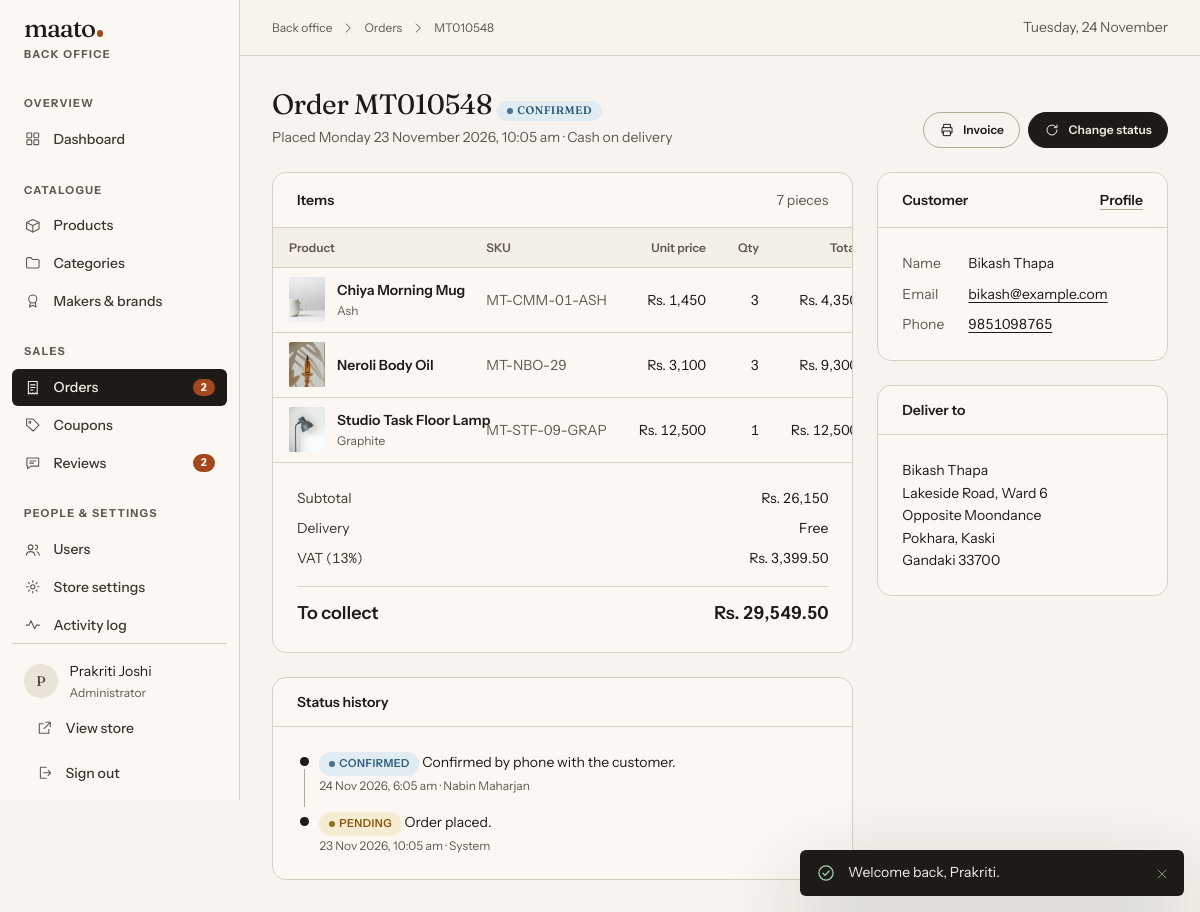
/suman-ecom/admin/orders/44 (signed in), run on the app's committed database.
### tables this page shows
CREATE TABLE users (
    id            INT UNSIGNED     NOT NULL AUTO_INCREMENT,
    role_id       TINYINT UNSIGNED NOT NULL,
    name          VARCHAR(120)     NOT NULL,
    email         VARCHAR(190)     NOT NULL,
    phone         VARCHAR(20)      NULL,
    password_hash VARCHAR(255)     NOT NULL,
    avatar_path   VARCHAR(255)     NULL,
    is_blocked    TINYINT(1)       NOT NULL DEFAULT 0,
    last_login_at DATETIME         NULL,
    created_at    DATETIME         NOT NULL DEFAULT CURRENT_TIMESTAMP,
    updated_at    DATETIME         NOT NULL DEFAULT CURRENT_TIMESTAMP ON UPDATE CURRENT_TIMESTAMP,
    PRIMARY KEY (id),
    UNIQUE KEY uq_users_email (email),
    KEY idx_users_role (role_id),
    KEY idx_users_created (created_at),
    CONSTRAINT fk_users_role FOREIGN KEY (role_id) REFERENCES roles (id) ON UPDATE CASCADE
);

CREATE TABLE roles (
    id          TINYINT UNSIGNED NOT NULL AUTO_INCREMENT,
    slug        VARCHAR(20)  NOT NULL,
    name        VARCHAR(50)  NOT NULL,
    description VARCHAR(255) NULL,
    PRIMARY KEY (id),
    UNIQUE KEY uq_roles_slug (slug)
);

CREATE TABLE orders (
    id               INT UNSIGNED  NOT NULL AUTO_INCREMENT,
    order_number     VARCHAR(20)   NOT NULL,
    user_id          INT UNSIGNED  NOT NULL,
    status           ENUM('pending','confirmed','packed','shipped','delivered','cancelled') NOT NULL DEFAULT 'pending',
    payment_method   ENUM('cash_on_delivery','pay_on_pickup') NOT NULL,
    subtotal         DECIMAL(12,2) NOT NULL,
    discount_total   DECIMAL(12,2) NOT NULL DEFAULT 0,
    shipping_total   DECIMAL(12,2) NOT NULL DEFAULT 0,
    tax_rate         DECIMAL(5,2)  NOT NULL DEFAULT 0,
    tax_total        DECIMAL(12,2) NOT NULL DEFAULT 0,
    grand_total      DECIMAL(12,2) NOT NULL,
    currency         CHAR(3)       NOT NULL DEFAULT 'NPR',
    coupon_id        INT UNSIGNED  NULL,
    coupon_code      VARCHAR(30)   NULL,
     
    customer_name    VARCHAR(120)  NOT NULL,
    customer_email   VARCHAR(190)  NOT NULL,
    customer_phone   VARCHAR(20)   NULL,
    ship_recipient   VARCHAR(120)  NOT NULL,
    ship_phone       VARCHAR(20)   NOT NULL,
    ship_line1       VARCHAR(160)  NOT NULL,
    ship_line2       VARCHAR(160)  NULL,
    ship_city        VARCHAR(80)   NOT NULL,
    ship_district    VARCHAR(80)   NOT NULL,
    ship_province    VARCHAR(60)   NOT NULL,
    ship_postal_code VARCHAR(10)   NULL,
    note             VARCHAR(500)  NULL,
    cancelled_at     DATETIME      NULL,
    delivered_at     DATETIME      NULL,
    created_at       DATETIME      NOT NULL DEFAULT CURRENT_TIMESTAMP,
    updated_at       DATETIME      NOT NULL DEFAULT CURRENT_TIMESTAMP ON UPDATE CURRENT_TIMESTAMP,
    PRIMARY KEY (id),
    UNIQUE KEY uq_orders_number (order_number),
    KEY idx_orders_user (user_id, created_at),
    KEY idx_orders_status (status, created_at),
    KEY idx_orders_created (created_at),
    CONSTRAINT fk_orders_user FOREIGN KEY (user_id) REFERENCES users (id) ON DELETE RESTRICT,
    CONSTRAINT fk_orders_coupon FOREIGN KEY (coupon_id) REFERENCES coupons (id) ON DELETE SET NULL
);

CREATE TABLE order_items (
    id            INT UNSIGNED      NOT NULL AUTO_INCREMENT,
    order_id      INT UNSIGNED      NOT NULL,
    product_id    INT UNSIGNED      NULL,
    variant_id    INT UNSIGNED      NULL,
    product_name  VARCHAR(160)      NOT NULL,
    variant_label VARCHAR(90)       NULL,
    sku           VARCHAR(64)       NOT NULL,
    image_path    VARCHAR(255)      NULL,
    unit_price    DECIMAL(12,2)     NOT NULL,
    quantity      SMALLINT UNSIGNED NOT NULL,
    line_total    DECIMAL(12,2)     NOT NULL,
    PRIMARY KEY (id),
    KEY idx_order_items_order (order_id),
    KEY idx_order_items_product (product_id),
    KEY idx_order_items_variant (variant_id),
    CONSTRAINT fk_order_items_order FOREIGN KEY (order_id) REFERENCES orders (id) ON DELETE CASCADE,
    CONSTRAINT fk_order_items_product FOREIGN KEY (product_id) REFERENCES products (id) ON DELETE SET NULL,
    CONSTRAINT fk_order_items_variant FOREIGN KEY (variant_id) REFERENCES product_variants (id) ON DELETE SET NULL
);

CREATE TABLE order_status_history (
    id         INT UNSIGNED NOT NULL AUTO_INCREMENT,
    order_id   INT UNSIGNED NOT NULL,
    status     ENUM('pending','confirmed','packed','shipped','delivered','cancelled') NOT NULL,
    note       VARCHAR(500) NULL,
    changed_by INT UNSIGNED NULL,
    created_at DATETIME     NOT NULL DEFAULT CURRENT_TIMESTAMP,
    PRIMARY KEY (id),
    KEY idx_status_history_order (order_id, created_at),
    CONSTRAINT fk_status_history_order FOREIGN KEY (order_id) REFERENCES orders (id) ON DELETE CASCADE,
    CONSTRAINT fk_status_history_user FOREIGN KEY (changed_by) REFERENCES users (id) ON DELETE SET NULL
);

### app/Views/admin/orders/show.php (the view, shortened to what the rows shown need)
<div class="page-head">
  <div>
    <h1 class="h1">Order <?= e($order['order_number']) ?> <?php partial('partials/status-badge', ['status' => $order['status']]); ?></h1>
    <p>Placed <?= e(format_date($order['created_at'], 'l j F Y, g:i a')) ?> · <?= e(OrderStatus::PAYMENT_LABELS[$order['payment_method']]) ?></p>
  </div>
</div>
<div class="grid-2">
  <div class="stack-gap">
    <section class="a-card" aria-labelledby="items-title">
      <div class="a-card__head"><h2 id="items-title">Items</h2><span class="muted"><?= e(plural((int) array_sum(array_column($items, 'quantity')), 'piece')) ?></span></div>
      <div class="table-wrap">
        <table class="data-table">
          <thead><tr><th scope="col">Product</th><th scope="col">SKU</th><th scope="col" class="num">Unit price</th><th scope="col" class="num">Qty</th><th scope="col" class="num">Total</th></tr></thead>
          <tbody>
            <?php foreach ($items as $item): ?>
              <tr>
                <td>
                  <div class="cell-product">
                    <img src="<?= e(media($item['image_path'])) ?>" alt="" loading="lazy">
                    <span><?php if ($item['product_id'] && can('products.manage')): ?><a href="<?= e(route('admin.products.edit', ['id' => $item['product_id']])) ?>"><?= e($item['product_name']) ?></a><?php else: ?><?= e($item['product_name']) ?><?php endif; ?>
                    <?php if ($item['variant_label']): ?><span class="cell-sub"><?= e($item['variant_label']) ?></span><?php endif; ?></span>
                  </div>
                </td>
                <td class="muted"><?= e($item['sku']) ?></td>
                <td class="num"><?= e(money($item['unit_price'])) ?></td>
                <td class="num"><?= (int) $item['quantity'] ?></td>
                <td class="num"><?= e(money($item['line_total'])) ?></td>
              </tr>
            <?php endforeach; ?>
          </tbody>
        </table>
      </div>
      <div class="a-card__body">
        <dl class="totals">
          <div><dt>Subtotal</dt><dd><?= e(money($order['subtotal'])) ?></dd></div>
          <div><dt><?= e(setting('tax_label', 'VAT')) ?> (<?= e(rtrim(rtrim($order['tax_rate'], '0'), '.')) ?>%)</dt><dd><?= e(money($order['tax_total'])) ?></dd></div>
          <div class="totals__grand"><dt>To collect</dt><dd><?= e(money($order['grand_total'])) ?></dd></div>
        </dl>
      </div>
    </section>
    <section class="a-card" aria-labelledby="history-title">
      <div class="a-card__head"><h2 id="history-title">Status history</h2></div>
      <div class="a-card__body">
        <ol class="timeline-v">
          <?php foreach (array_reverse($history) as $h): ?>
            <li>
              <?php if ($h['note']): ?> <?= e($h['note']) ?><?php endif; ?>
              <small><?= e(format_date($h['created_at'], 'j M Y, g:i a')) ?> · <?= e($h['changed_by_name'] ?? 'System') ?></small>
            </li>
          <?php endforeach; ?>
        </ol>
      </div>
    </section>
  </div>
  <div class="stack-gap">
    <section class="a-card" aria-labelledby="customer-title">
      <div class="a-card__head"><h2 id="customer-title">Customer</h2><?php if (can('users.manage')): ?><a class="link-btn" href="<?= e(route('admin.users.show', ['id' => $order['user_id']])) ?>">Profile</a><?php endif; ?></div>
      <div class="a-card__body">
        <dl class="dl">
          <dt>Name</dt><dd><?= e($order['customer_name']) ?></dd>
          <dt>Email</dt><dd><a href="mailto:<?= e($order['customer_email']) ?>"><?= e($order['customer_email']) ?></a></dd>
          <dt>Phone</dt><dd><a href="tel:<?= e($order['ship_phone']) ?>"><?= e($order['ship_phone']) ?></a></dd>
        </dl>
      </div>
    </section>
    <section class="a-card" aria-labelledby="ship-title">
      <div class="a-card__head"><h2 id="ship-title"><?= $order['payment_method'] === 'pay_on_pickup' ? 'Collecting from studio' : 'Deliver to' ?></h2></div>
      <div class="a-card__body">
        <address class="small">
          <?= e($order['ship_recipient']) ?><br><?= e($order['ship_line1']) ?><br>
          <?php if ($order['ship_line2']): ?><?= e($order['ship_line2']) ?><br><?php endif; ?>
          <?php if ($order['payment_method'] !== 'pay_on_pickup'): ?><?= e($order['ship_city']) ?>, <?= e($order['ship_district']) ?><br><?= e($order['ship_province']) ?> <?= e((string) $order['ship_postal_code']) ?><?php endif; ?>
        </address>
      </div>
    </section>
  </div>
</div>

### app/Views/partials/status-badge.php (shortened to what the rows shown need)
<span class="badge badge--<?= e(OrderStatus::TONES[$status] ?? 'neutral') ?>"><?= e(OrderStatus::label($status)) ?></span>

### app/Views/layouts/admin.php (shortened to what the rows shown need)
<?php
$me = Auth::user();
?>
<!doctype html>
<html lang="en" class="no-js">
<head>
</head>
<body class="admin">
<div class="admin-shell">
  <aside class="sidebar" id="sidebar" data-sidebar>
    <div class="sidebar__foot">
      <div class="sidebar__user">
        <?php if ($me['avatar_path']): ?><img class="avatar" src="<?= e(media($me['avatar_path'])) ?>" alt=""><?php else: ?><span class="avatar" aria-hidden="true"><?= e(mb_strtoupper(mb_substr($me['name'], 0, 1))) ?></span><?php endif; ?>
        <span><?= e($me['name']) ?><small><?= e($me['role_name']) ?></small></span>
      </div>
    </div>
  </aside>
  <div>
    <main class="page" id="main" tabindex="-1">
      <?= $content ?>
    </main>
  </div>
</div>
</body>
</html>

### data on the page
users: name "P", name "Prakriti Joshi", role.name "Administrator"
orders: order_number "MT010548", status "CONFIRMED", created_at "Monday 23 November 2026, 10:05 am", payment_method "Cash on delivery", subtotal "Rs. 26,150", tax_rate "13", tax_total "Rs. 3,399.50", grand_total "Rs. 29,549.50", customer_name "Bikash Thapa", customer_email "bikash@example.com", ship_phone "9851098765", ship_recipient "Bikash Thapa", ship_line1 "Lakeside Road, Ward 6", ship_line2 "Opposite Moondance", ship_city "Pokhara", ship_district "Kaski", ship_province "Gandaki", ship_postal_code "33700"
order_items: image_path (picture), product_name "Chiya Morning Mug", variant_label "Ash", sku "MT-CMM-01-ASH", unit_price "Rs. 1,450", quantity "3", line_total "Rs.…"
order_items: image_path (picture), product_name "Neroli Body Oil", sku "MT-NBO-29", unit_price "Rs. 3,100", quantity "3", line_total "Rs.…"
order_items: image_path (picture), product_name "Studio Task Floor Lamp", variant_label "Graphite", sku "MT-STF-09-GRAP", unit_price "Rs. 12,500", quantity "1", line_total "Rs.…"
order_status_history: status "CONFIRMED", note "Confirmed by phone with the customer.", created_at "24 Nov 2026, 6:05 am", changed_by.name "Nabin Maharjan"
order_status_history: status "PENDING", note "Order placed.", created_at "23 Nov 2026, 10:05 am", changed_by_name "System"

### other printed values
mb_strtolower(setting('store_name', 'Maato')) "maato"
$group "OVERVIEW"
$label "Dashboard"
$group "CATALOGUE"
$label "Products"
$label "Categories"
$label "Makers & brands"
$group "SALES"
$label "Orders"
$count "2"
$label "Coupons"
$label "Reviews"
$group "PEOPLE & SETTINGS"
$label "Users"
$label "Store settings"
